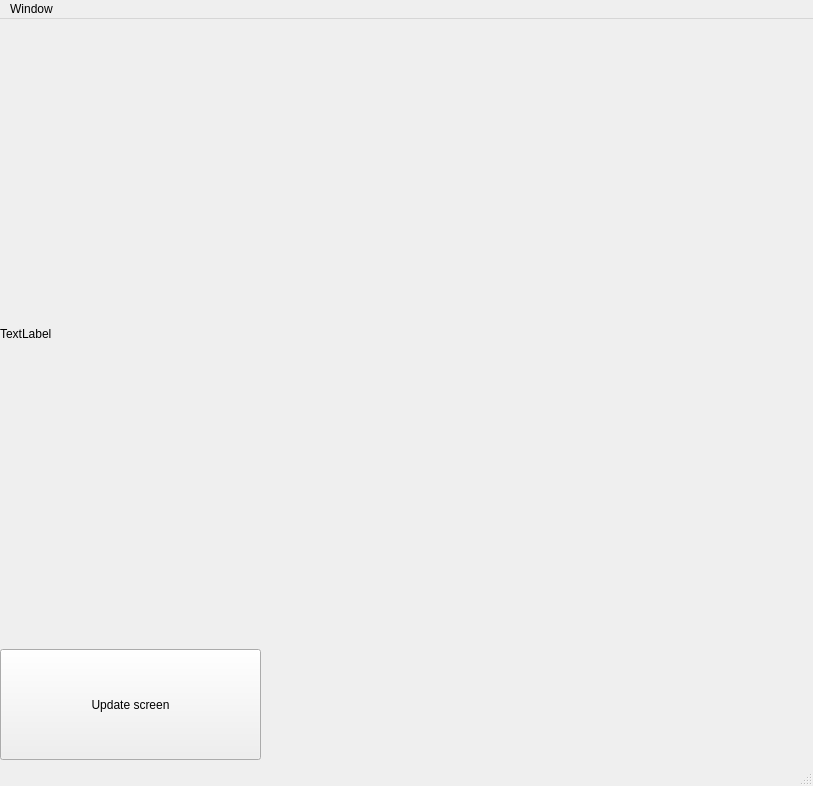
<?xml version="1.0" encoding="UTF-8"?>
<ui version="4.0">
 <class>MainWindow</class>
 <widget class="QMainWindow" name="MainWindow">
  <property name="geometry">
   <rect>
    <x>0</x>
    <y>0</y>
    <width>813</width>
    <height>786</height>
   </rect>
  </property>
  <property name="sizePolicy">
   <sizepolicy hsizetype="Expanding" vsizetype="Expanding">
    <horstretch>200</horstretch>
    <verstretch>200</verstretch>
   </sizepolicy>
  </property>
  <property name="windowTitle">
   <string>MainWindow</string>
  </property>
  <widget class="QWidget" name="centralwidget">
   <widget class="QLabel" name="main_frame">
    <property name="geometry">
     <rect>
      <x>0</x>
      <y>0</y>
      <width>810</width>
      <height>630</height>
     </rect>
    </property>
    <property name="sizePolicy">
     <sizepolicy hsizetype="Maximum" vsizetype="Maximum">
      <horstretch>99</horstretch>
      <verstretch>99</verstretch>
     </sizepolicy>
    </property>
    <property name="text">
     <string>TextLabel</string>
    </property>
   </widget>
   <widget class="QPushButton" name="updateFieldButton">
    <property name="geometry">
     <rect>
      <x>0</x>
      <y>630</y>
      <width>261</width>
      <height>111</height>
     </rect>
    </property>
    <property name="text">
     <string>Update screen</string>
    </property>
   </widget>
  </widget>
  <widget class="QMenuBar" name="menubar">
   <property name="geometry">
    <rect>
     <x>0</x>
     <y>0</y>
     <width>813</width>
     <height>18</height>
    </rect>
   </property>
   <widget class="QMenu" name="menuWindow">
    <property name="title">
     <string>Window</string>
    </property>
   </widget>
   <addaction name="menuWindow"/>
  </widget>
  <widget class="QStatusBar" name="statusbar"/>
 </widget>
 <resources/>
 <connections/>
</ui>
